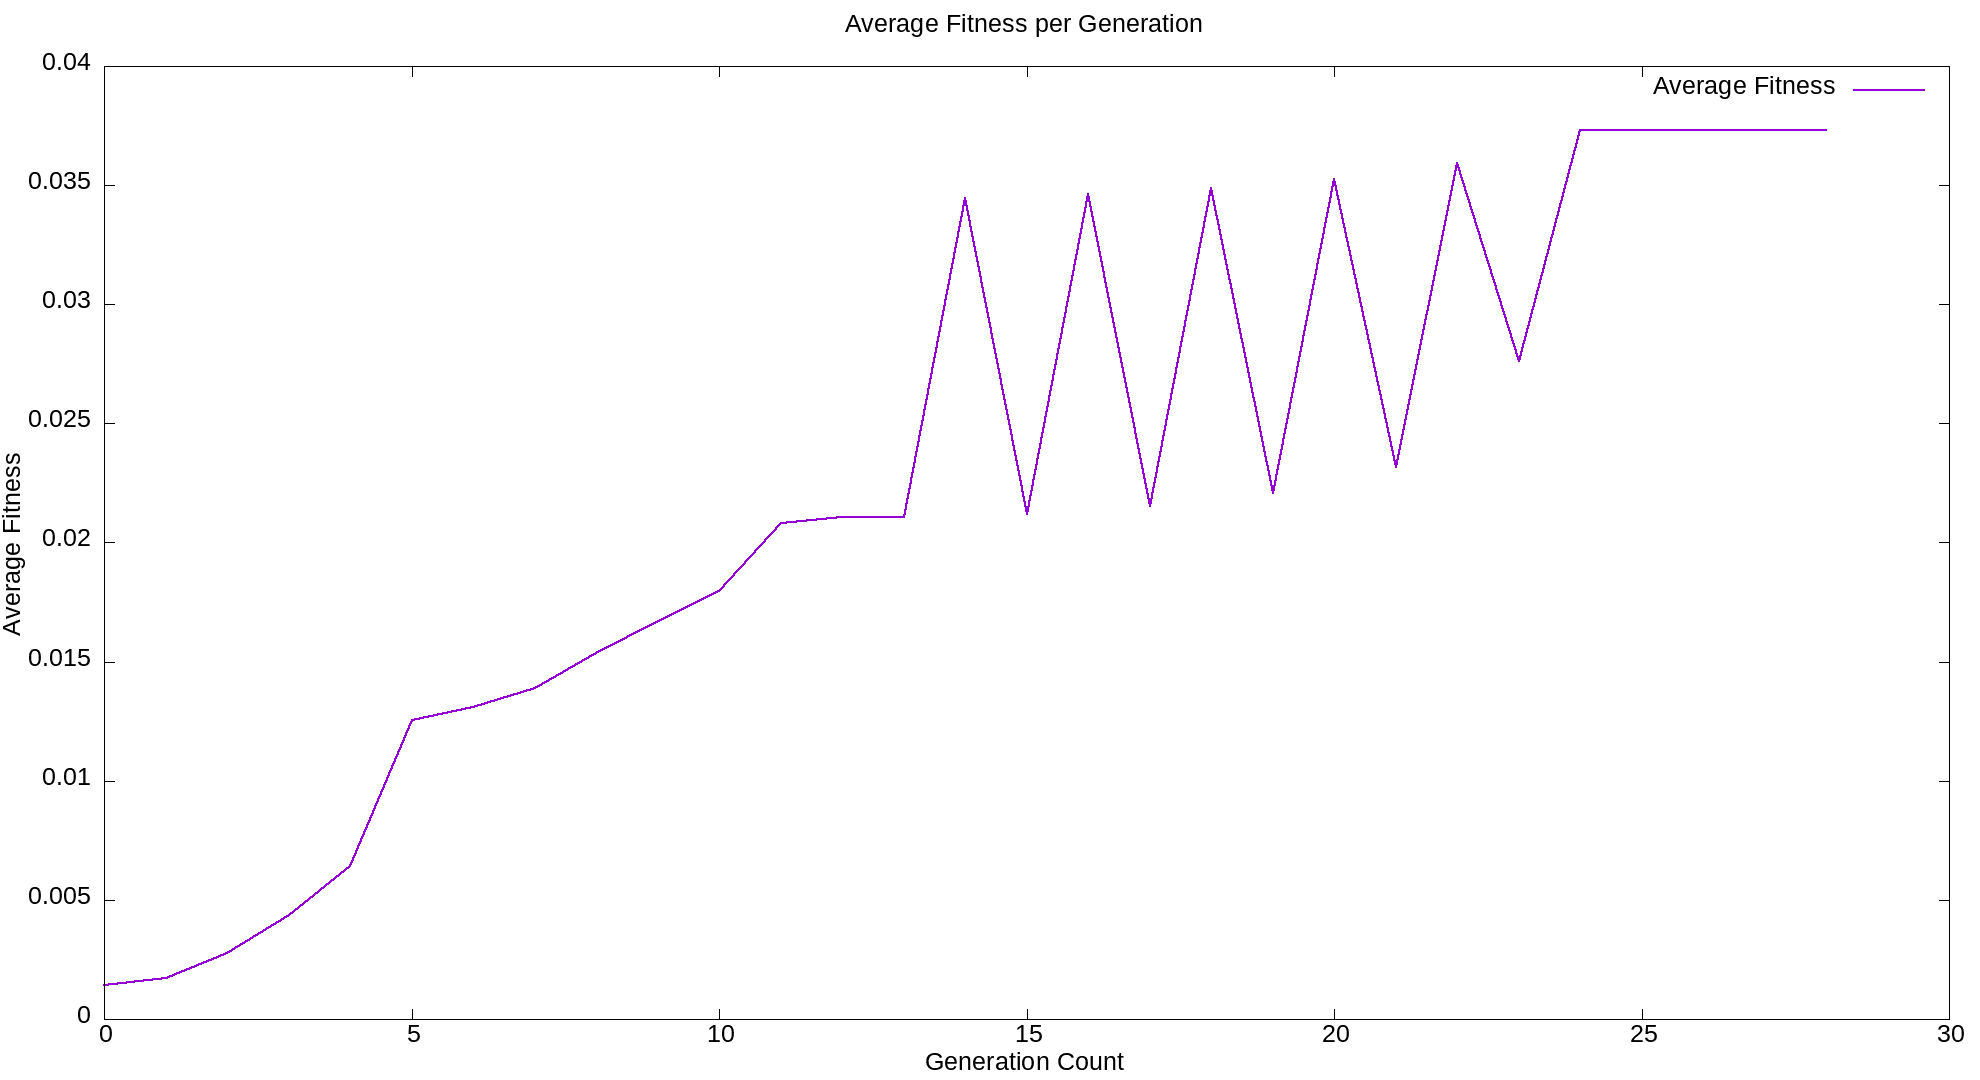

Here is the gnuplot script that generated this plot:
set terminal png size 1980,1080 

set tics font ',19'
set key font ",19"
set xlabel font ",19"
set ylabel font ",19"
set title font ",19"

set title "Average Fitness per Generation"
set xlabel "Generation Count"
set ylabel "Average Fitness"

plot "avg_fitness.txt" index 0 with lines linewidth 2 title 'Average Fitness'
     
     
set term png
set output "avg_fitness.png"
replot
